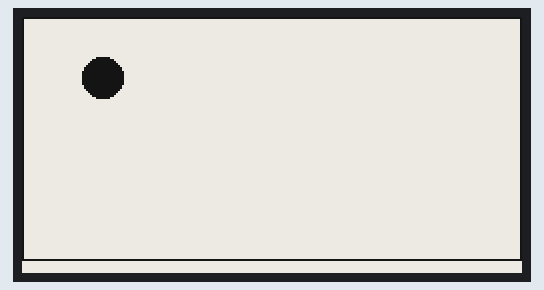
The program below on a simulated ESP32 board running MicroPython. On the bench: 250×128 one-colour display. An e-paper refresh takes a nominal 2 s (0.4 s partial, 12 s with colour); library files of the repository ran but are not shown: epd2in13.py; what the program prints to the serial console is not drawn.

Above: at 2.2 s.
At 9.56 s:
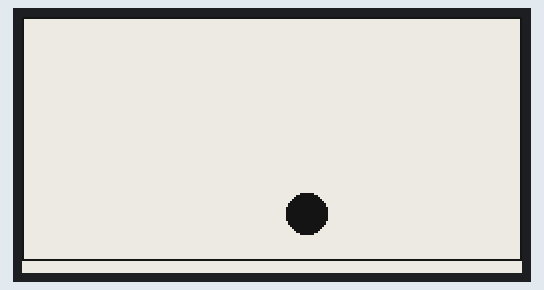
At 17.1 s:
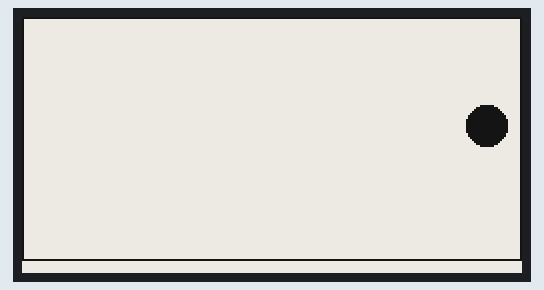
At 24.64 s:
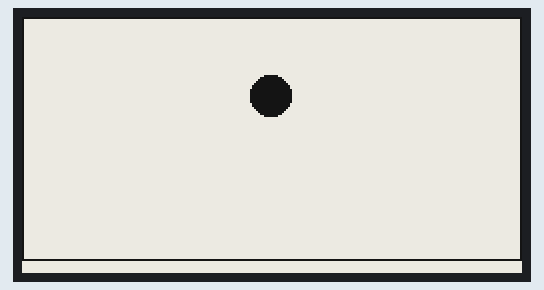
At 32.4 s:
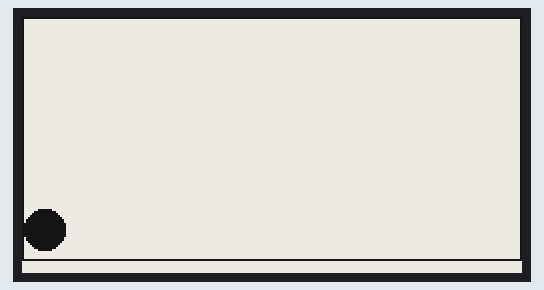
At 39.43 s:
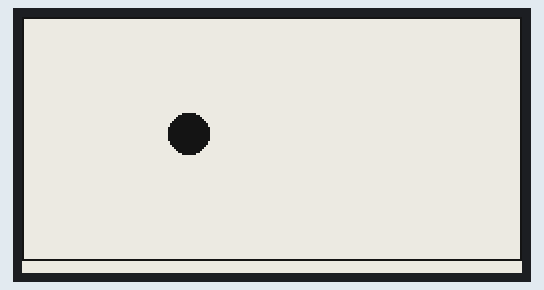

Measured:
- what the display in image 0 shows lasts 0.5 s, from 2.2 s to 2.7 s
- what the display in image 1 shows lasts 0.4 s, from 9.4 s to 9.8 s
- what the display in image 4 shows lasts 2.2 s, from 32.4 s to 34.6 s

The program:

epaper-bouncing-ball.py
```python
import utime
from epd2in13 import EPD_2in13_Landscape, BLACK, WHITE

# Refresh rate test: a ball bouncing around the screen using back to back partial
# refreshes, with a full refresh every so often to clean up ghosting.
# Copy the driver onto the board, then run this from your computer:
#   mpremote cp epd2in13.py : + run epaper-bouncing-ball.py

RADIUS = 10
STEP_X = 6  # pixels the ball moves per frame
STEP_Y = 4
CLEAN_EVERY_MS = 30_000
REPORT_EVERY_MS = 5_000

epd = EPD_2in13_Landscape()
x, y = 40, 30
dx, dy = STEP_X, STEP_Y


def draw():
    epd.fill(WHITE)
    epd.rect(0, 0, epd.width, epd.height, BLACK)
    epd.ellipse(x, y, RADIUS, RADIUS, BLACK, True)


draw()
epd.show()
last_clean = last_report = utime.ticks_ms()
frames = 0
while True:
    x += dx
    y += dy
    if x - RADIUS <= 0 or x + RADIUS >= epd.width - 1:
        dx = -dx
        x = min(max(x, RADIUS + 1), epd.width - RADIUS - 2)
    if y - RADIUS <= 0 or y + RADIUS >= epd.height - 1:
        dy = -dy
        y = min(max(y, RADIUS + 1), epd.height - RADIUS - 2)
    draw()

    now = utime.ticks_ms()
    if utime.ticks_diff(now, last_clean) >= CLEAN_EVERY_MS:
        epd.init()
        epd.show()
        last_clean = last_report = utime.ticks_ms()
        frames = 0  # keep the slow full refresh out of the fps numbers
        print("full refresh to clean ghosting")
    else:
        epd.show_partial()
        frames += 1

    now = utime.ticks_ms()
    elapsed = utime.ticks_diff(now, last_report)
    if elapsed >= REPORT_EVERY_MS:
        print("%.1f fps (%d ms per frame)" % (frames * 1000 / elapsed, elapsed // max(frames, 1)))
        frames = 0
        last_report = now
```
